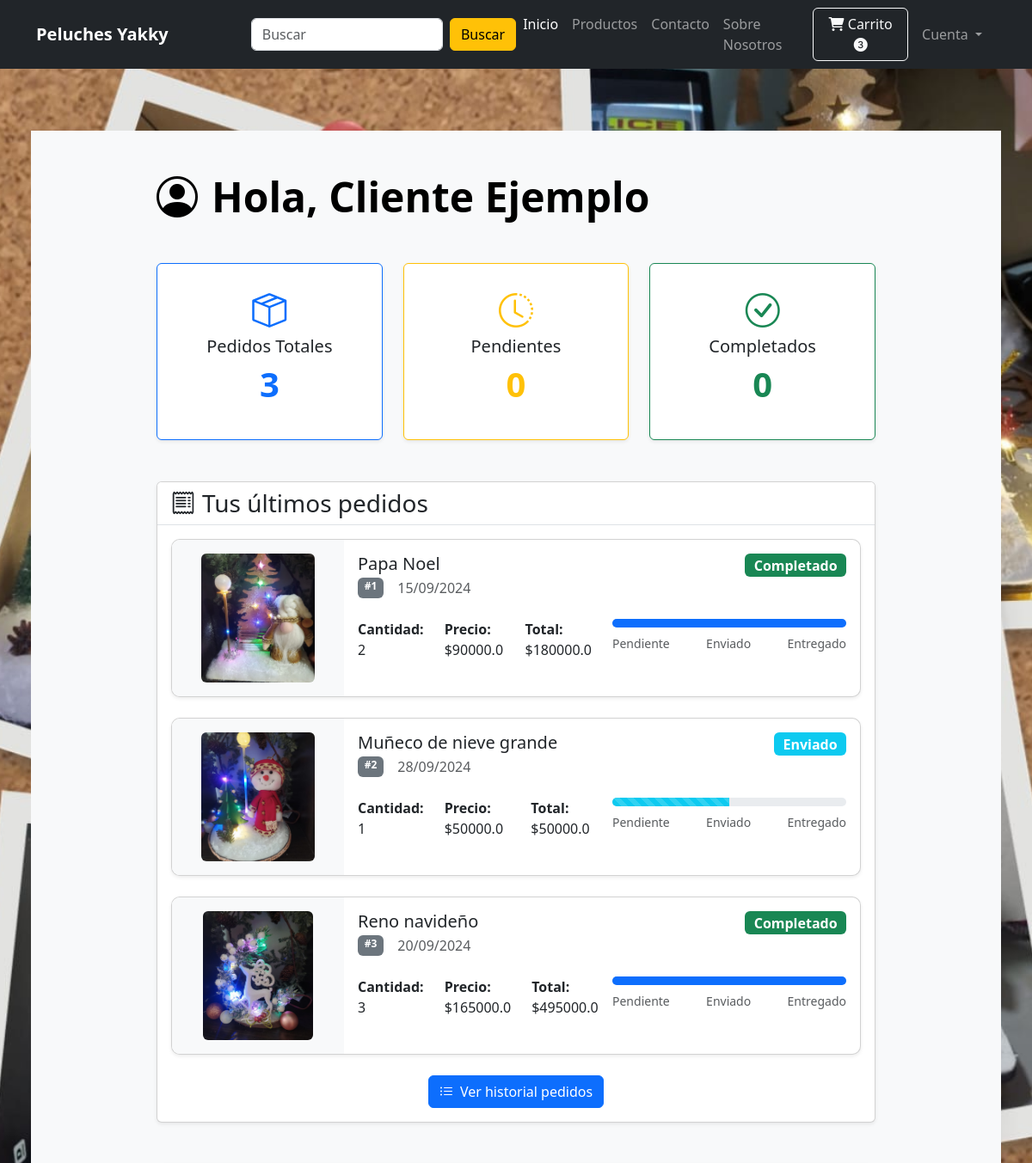
The page /profile/6 (signed in, upper part) on the database as committed earlier.
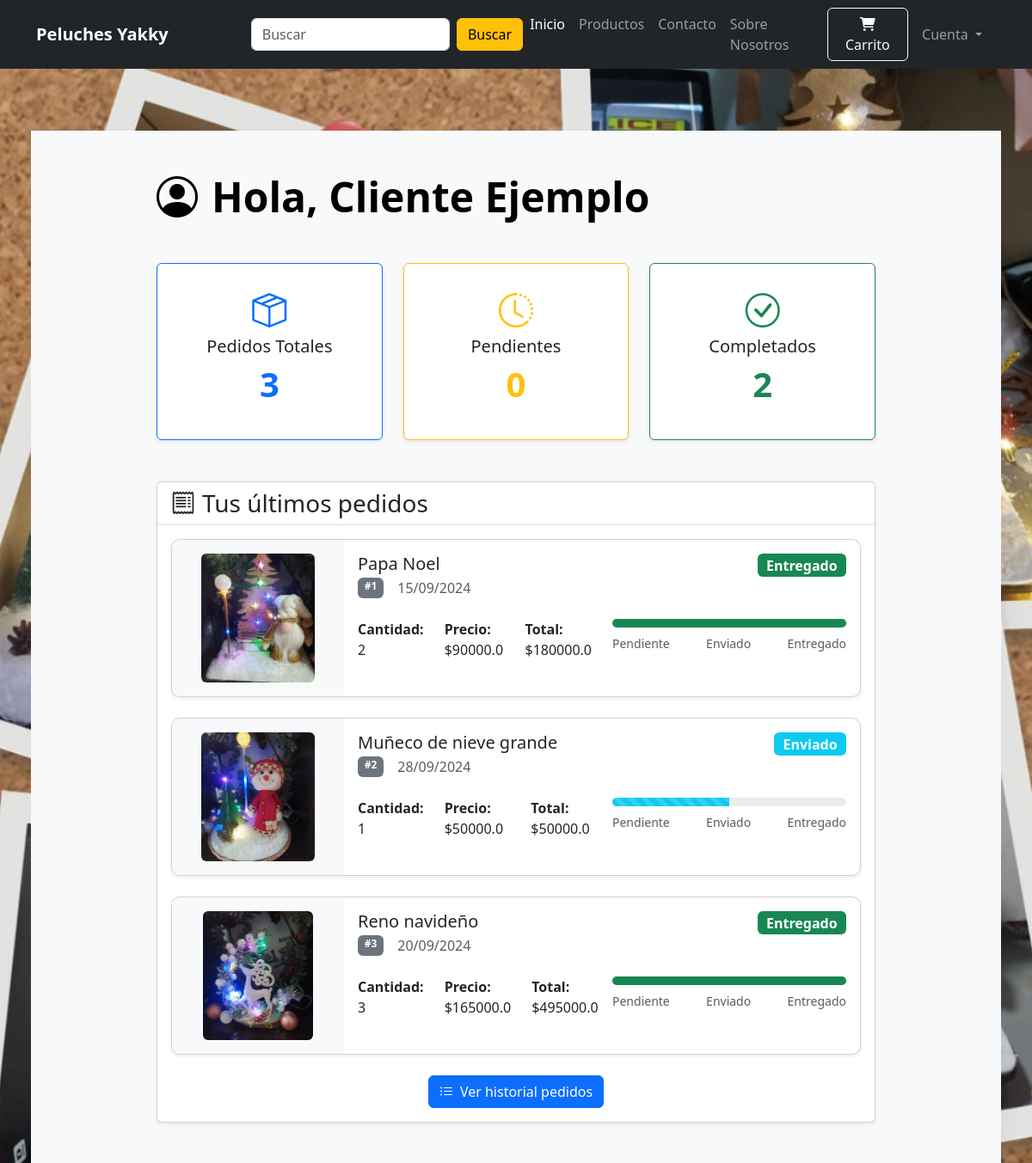
The same page on the database as committed later.
### website/models.py (models this page shows, shortened)
class Order(db.Model):
    id = db.Column(db.Integer, primary_key=True)
    quantity = db.Column(db.Integer, nullable=False)
    price = db.Column(db.Float, nullable=False)
    status = db.Column(db.String(100), default="Pendiente")
    payment_id = db.Column(db.String(1000), default=lambda: str(uuid.uuid4())[:8])
    address = db.Column(db.String(1000), nullable=False)
    phone = db.Column(db.String(20), nullable=False)
    forma_pago = db.Column(db.String(20), nullable=False)
    fecha_creacion = db.Column(db.DateTime(), default=datetime.utcnow)
    customer_link = db.Column(db.Integer, db.ForeignKey("customer.id"), nullable=False)
    product_link = db.Column(db.Integer, db.ForeignKey("product.id"), nullable=False)

class Product(db.Model):
    id = db.Column(db.Integer, primary_key=True)
    product_name = db.Column(db.String(100), nullable=False)
    current_price = db.Column(db.Integer, nullable=False)
    precio_costo = db.Column(db.Integer, nullable=False)  # tarea
    previous_price = db.Column(db.Integer, nullable=False)
    in_stock = db.Column(db.Integer, nullable=False)
    product_picture = db.Column(db.String(1000), nullable=False)
    flash_sale = db.Column(db.Boolean, default=False)
    date_added = db.Column(db.DateTime, default=datetime.utcnow)
    descripcion = db.Column(db.String(1000), nullable=False)
    is_deleted = db.Column(db.Boolean, default=False)
    carts = db.relationship(
        "Cart", backref=db.backref("product", lazy=True), cascade="all, delete-orphan"
    )
    orders = db.relationship(
        "Order", backref=db.backref("product", lazy=True), cascade="all, delete-orphan"
    )

### website/auth.py (the view)
@auth.route("/profile/<int:customer_id>")
@login_required
def profile(customer_id):
    customer = Customer.query.get(customer_id)
    pedidos = Order.query.filter_by(customer_link=customer_id).all()
    print("Customer ID:", customer_id)
    return render_template(
        "profile.html",
        customer=customer,
        pedidos=pedidos,
        cart=(
            Cart.query.filter_by(customer_link=current_user.id).all()
            if current_user.is_authenticated
            else []
        ),
    )

### website/models.py (called while the page is built)
    @property
    def is_authenticated(self):
        return True  # Para usuarios reales siempre True

### website/templates/profile.html (shortened to what the changed rows need)
{% extends 'index.html' %}
{% block body %}
<div class="container-fluid fondo py-5" style="min-height: 100vh;">
    <div class="row justify-content-center bg-light p-5 m-4">
        <div class="col-lg-10">
            <div class="d-flex justify-content-between align-items-center mb-5 ">
                <h1 class="text-black mb-0 display-5 fw-bold">
                    <i class="bi bi-person-circle me-3"></i>Hola, {{ customer.username }}
                </h1>
            </div>
            <div class="row g-4 mb-5">
                <div class="col-md-4">
                    <div class="card border-success shadow-sm h-100 hover-effect">
                        <div class="card-body text-center py-4">
                            <i class="bi bi-check-circle fs-1 text-success mb-3"></i>
                            <h3 class="h5">Completados</h3>
                            <p class="display-6 fw-bold text-success">
                                {{ pedidos|selectattr('status', 'equalto', 'Entregado')|list|length }}
                            </p>
                        </div>
                    </div>
                </div>
            </div>
            <div class="card shadow-sm mb-5">
                <div class="card-body">
                    {% if pedidos %}
                    <div class="row g-4">
                        {% for item in pedidos[:3] %}
                        <div class="col-12">
                            <div class="card product-card shadow-sm h-100 hover-effect">
                                <div class="row g-0">
                                    <div class="col-md-3 d-flex align-items-center justify-content-center p-3 bg-light">
                                        <img src="../{{ item.product.product_picture }}"
                                            alt="{{ item.product.product_name }}" class="img-fluid rounded"
                                            style="max-height: 150px; object-fit: contain;">
                                    </div>
                                    <div class="col-md-9">
                                        <div class="card-body">
                                            <div class="d-flex justify-content-between align-items-start mb-3">
                                                <div>
                                                    <h4 class="h5 mb-1">{{ item.product.product_name }}</h4>
                                                    <div class="d-flex gap-3 mb-2">
                                                        <span class="badge bg-secondary">
                                                            #{{ item.id }}
                                                        </span>
                                                        <span class="text-muted">
                                                            {{ item.fecha_creacion.strftime('%d/%m/%Y') }}
                                                        </span>
                                                    </div>
                                                </div>
                                                <span class="badge bg-{{
                                                        'warning' if item.status == 'Pendiente'
                                                        else 'info' if item.status == 'Enviado'
                                                        else 'success' }} fs-6">
                                                    {{ item.status }}
                                                </span>
                                            </div>
                                            <div class="row">
                                                <div class="col-md-6">
                                                    <div class="d-flex gap-4 mb-3">
                                                        <p class="mb-0"><strong>Cantidad:</strong> {{ item.quantity }}
                                                        </p>
                                                        <p class="mb-0"><strong>Precio:</strong> ${{ item.price }}</p>
                                                        <p class="mb-0"><strong>Total:</strong> ${{ item.price *
                                                            item.quantity }}</p>
                                                    </div>
                                                </div>
                                                <div class="col-md-6">
                                                    <div class="progress" style="height: 10px;">
                                                        <div class="progress-bar
                                                                {{ 'bg-warning' if item.status == 'Pendiente' }}
                                                                {{ 'bg-info progress-bar-striped' if item.status == 'Enviado' }}
                                                                {{ 'bg-success' if item.status == 'Entregado' }}"
                                                            data-status="{{item.status}}" role="progressbar"
                                                            aria-valuemin="0" aria-valuemax="100">
                                                        </div>
                                                    </div>
                                                    <div class="d-flex justify-content-between mt-2 small text-muted">
                                                        <span>Pendiente</span>
                                                        <span>Enviado</span>
                                                        <span>Entregado</span>
                                                    </div>
                                                </div>
                                            </div>
                                        </div>
                                    </div>
                                </div>
                            </div>
                        </div>
                        {% endfor %}
                    </div>
                    {% endif %}
                </div>
            </div>
        </div>
    </div>
</div>
{% endblock %}

Rows that differ between the two databases and show on the page:
changed Order "Papa Noel": status "Completado" → "Entregado"
changed Order "Reno navideño": status "Completado" → "Entregado"
Other text that changed with them:
{{ pedidos|selectattr('status', 'equalto', 'Entregado')|list|length }}: "0" → "2"
